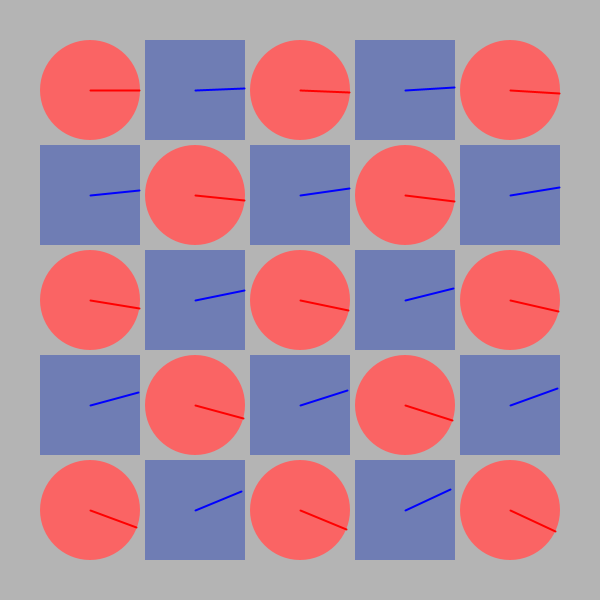
Frame 1 (no input)
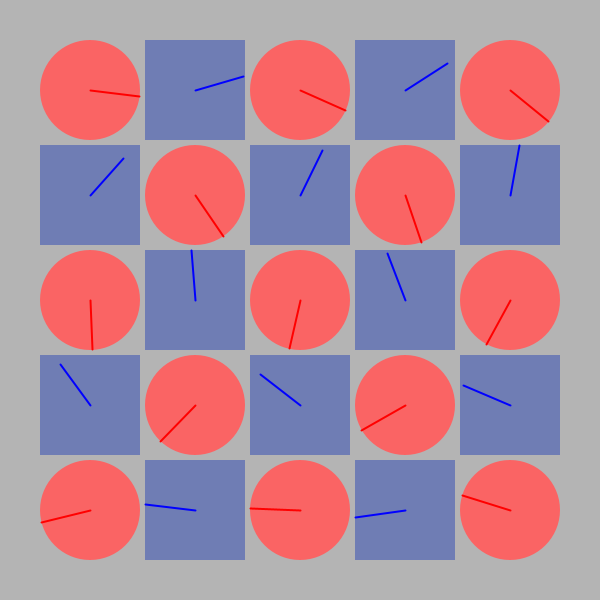
Frame 60 (the mouse pressed at the canvas centre just before this capture)
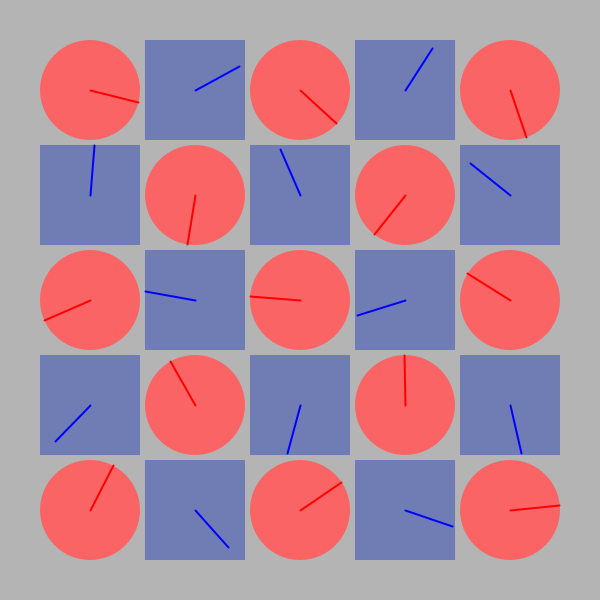
Frame 120 (the mouse held since frame 60 and released just before this capture)

The Processing sketch that drew these frames (run headless with seeded random() and noise(); from frame 60 on, the mouse is pressed at the canvas centre):

// Processing sketch: processing_152522
// ── processing_152522.pde

/*
 * Creative Coding
 * Week 2, 04 - The Clocks!
 * by Indae Hwang and Jon McCormack
 * Copyright (c) 2014 Monash University
 *
 * This program draws a grid of circular "clocks", whose hands move according to the elasped time.
 * The higher the clock number the faster it moves, the first clock takes 1 min to go all the way around.
 * The function "movingCircle" is used to draw each clock. It is passed the position, size and hand angle
 * as arguments.
 *
 * Updated version: this updated version correctly sets margin and gutter distances
 * 
 */

void setup() {
  size(600, 600);
  background(180);
  rectMode(CENTER);
  ellipseMode(CENTER);
  noStroke();
}


void draw() {
  background(180);
  noStroke();

  int num = 5;  // the number of rows and columns
  int margin = 40; // margin between the edges of the screen and the circles

  float gutter = 5; //distance between each cell
  float cellsize = ( width - (2 * margin) - gutter * (num - 1) ) / num; // size of each circle

  int circleNumber = 0; // counter

  for (int i=0; i<num; i++) { // column in y
    for (int j=0; j<num; j++) { // row in x
      ++circleNumber;

      float tx = margin + cellsize/2  + (cellsize + gutter) * j;
      float ty = margin + cellsize/2  + (cellsize + gutter) * i;
        if (circleNumber%2 != 0) {     
          movingCircle(tx, ty, cellsize, circleNumber * TWO_PI * millis() / 60000.0);
        } else {       
          movingSquare(tx, ty, cellsize, circleNumber * -TWO_PI * millis() / 60000.0);
       }
  }
  }
}//end of draw



void movingCircle(float x, float y, float size, float angle) {

  // calculate endpoint of the line
  float tempX = x + (size / 2) * cos(angle);
  float tempY = y + (size / 2) * sin(angle);

  noStroke();
  strokeWeight(2);
  fill(250, 100, 100 );
  ellipse(x, y, size, size); // circle

  stroke(255, 0, 0);
  line(x, y, tempX, tempY); // red line
}

void movingSquare(float x, float y, float size, float angle) {

  // calculate endpoint of the line
  float tempX = x + (size / 2) * cos(angle);
  float tempY = y + (size / 2) * sin(angle);

  noStroke();
  strokeWeight(2);
  fill(111, 125, 180);
  rect(x, y, size, size); // rectangle

  stroke(0, 0, 255);
  line(x, y, tempX, tempY); // blue line
}
